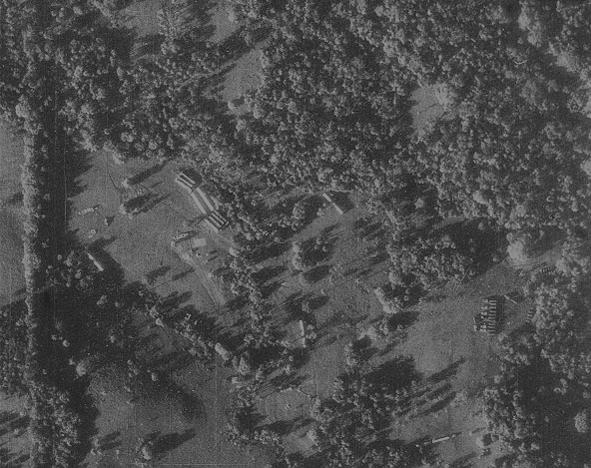
%> input picture PS0/PS0_out/u2dark.png, 591 x 468 px
$ octave imageManip.m   (GNU Octave 9; MATLAB toolbox functions it lacks are replaced by stand-ins)
%> lines starting %> are read from the running program, lines starting %| are printed output that depends on the picture
%reads in the image, converts it to grayscale, and converts the intensities
%from uint8 integers to doubles. (Brightness must be in 'double' format for
%computations, or else MATLAB will do integer math, which we don't want.)
dark = double(rgb2gray(imread('u2dark.png')));
%> dark: size 468x591 double; min 25, max 153, mean 77

%%%%%% Your part (a) code here: calculate statistics
averagepixel = mean(mean(dark));
%> averagepixel = 76.96
maxpixel = max(max(dark));
%> maxpixel = 153
minpixel = min(min(dark));
%> minpixel = 25

%%%%%% Your part (b) code here: apply offset and scaling

offset = -minpixel;
%> offset = -25
offset = repmat(offset,size(dark));
%> offset: size 468x591 double; every value is -25

factor = 255 / (maxpixel - minpixel);
%> factor = 1.99

fixedimg = [];
fixedimg = (dark + offset) * factor;
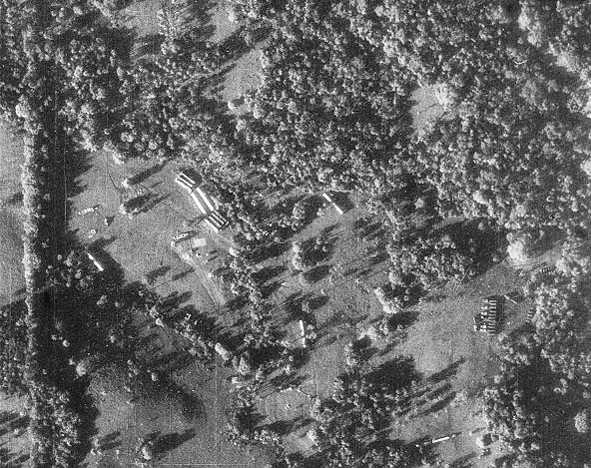
%> fixedimg: size 468x591 double; min 0, max 255, mean 103.5
fixedimg = uint8(fixedimg);
%> fixedimg: size 468x591 uint8
%displays the image
imshow(fixedimg);

imwrite(fixedimg,'fixedimg.png');

%%%%%% Your part (c) code here: apply the formula to increase contrast,
% and display the image
contrasted = [];
offset2 = repmat(128,size(dark));
contrasted = 2*(fixedimg-128) + 128;
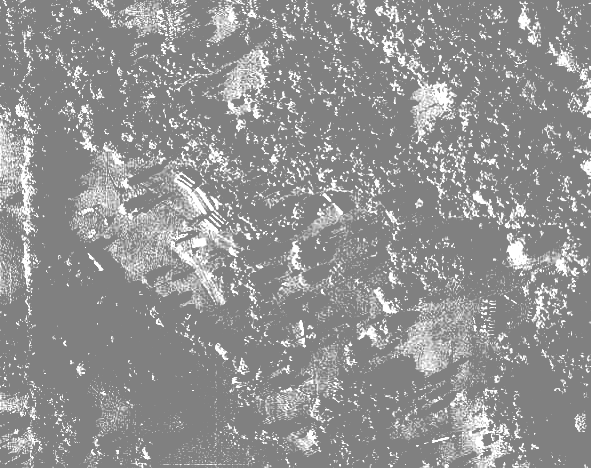
%> contrasted: size 468x591 uint8; min 128, max 255, mean 146.4
contrasted = uint8(contrasted);
imshow(contrasted);
imwrite(contrasted,'contrasted.png');
